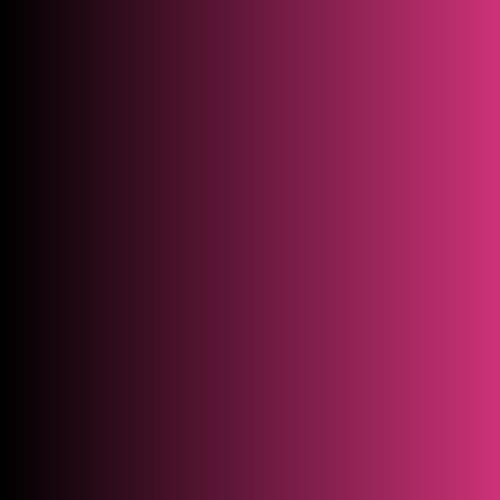
Frame 1 (no input)
Frame 60 (the mouse pressed at the canvas centre just before this capture): identical to frame 1, image omitted
Frame 120 (the mouse held since frame 60 and released just before this capture): identical to frame 1, image omitted

The Processing sketch that drew this single still picture (run headless with seeded random() and noise(); from frame 60 on, the mouse is pressed at the canvas centre):

// Processing sketch: processing_22479
// ── processing_22479.pde

//KYLE LLESES
//PS2_1

void setup() {
  size(500, 500);
  background (0);
}
// STARTS WITH BLACK AND GRADIENTS TO RED
color shadeblack = color (0);
color shadered = color (205, 50, 120);

//LOOP
void draw () {
  for (int g = 0; g < height; g++) {
    float atm = norm (g, 0, height);
    stroke (lerpColor (shadeblack, shadered, atm));
    rect (g, 0, g, 500);
    
 ;
  }
}
